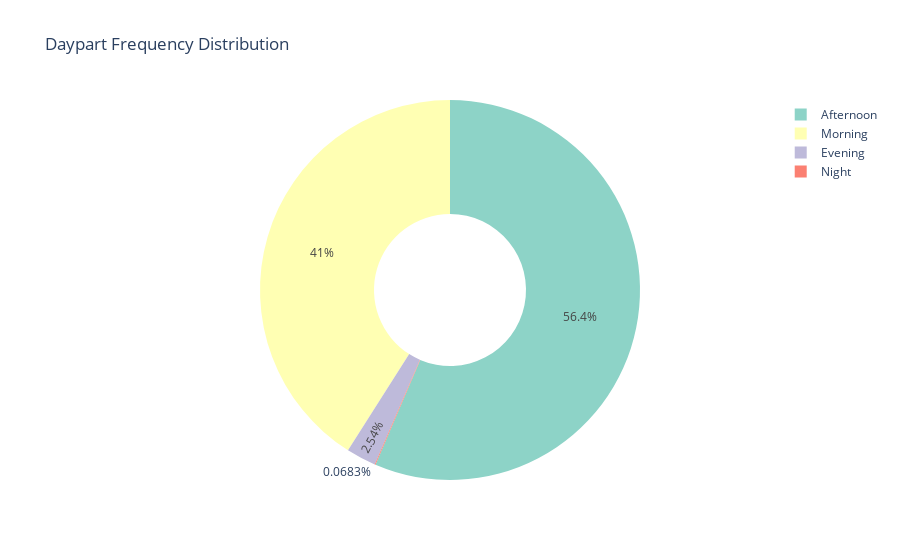

This figure's notebook cell:
### Code cell
fig = px.pie(daypart_frequency, names='Daypart', values='Frequency', title='Daypart Frequency Distribution')

#customizing the plot
fig = px.pie(daypart_frequency, 
             names='Daypart', 
             values='Frequency', 
             title='Daypart Frequency Distribution',
             color_discrete_sequence=px.colors.qualitative.Set3,  # color palette
             hole=0.4,  # size of the center hole
             labels={'Daypart': 'Daypart Category', 'Frequency': 'Count'},  # name axis labels
             )

# Show the plot
fig.show()

### Figure 1 — Plotly figure (JSON) as saved in the notebook; plotly's stock layout.template omitted (floating-point values rounded to 4 significant figures)
{"data": [{"domain": {"x": [0, 1], "y": [0, 1]}, "hole": 0.4, "hovertemplate": "Daypart Category=%{label}<br>Count=%{value}<extra></extra>", "labels": ["Afternoon", "Morning", "Evening", "Night"], "legendgroup": "", "name": "", "showlegend": true, "type": "pie", "values": [11569, 8404, 520, 14]}], "layout": {"legend": {"tracegroupgap": 0}, "piecolorway": ["rgb(141,211,199)", "rgb(255,255,179)", "rgb(190,186,218)", "rgb(251,128,114)", "rgb(128,177,211)", "rgb(253,180,98)", "rgb(179,222,105)", "rgb(252,205,229)", "rgb(217,217,217)", "rgb(188,128,189)", "rgb(204,235,197)", "rgb(255,237,111)"], "title": {"text": "Daypart Frequency Distribution"}}}
